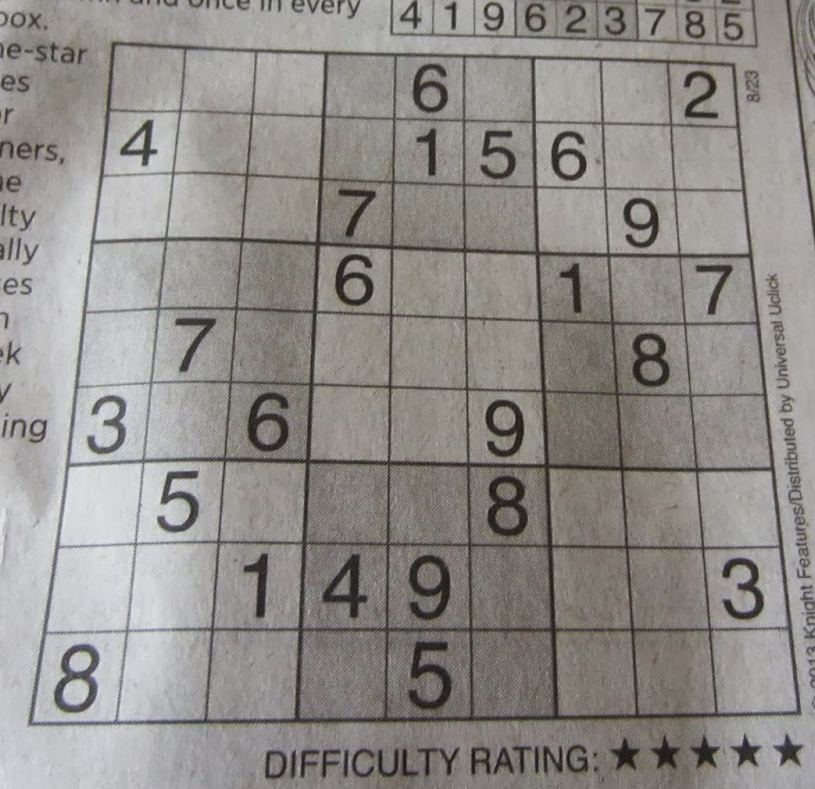
#> input picture images/sudoku.png, 815 x 789 px
$ python ThresholdingArange.py
#> lines starting #> are read from the running program, lines starting #| are printed output that depends on the picture; after the words box and inside, x2 and y2 are one past the last pixel; in counts of white or black regions, pixels touching at a corner belong together
import numpy as np
import cv2
from matplotlib import pyplot as plt

def ShowImgWithMatplotlib(colorImg, title, pos):
    imgRGB=colorImg[:, :, ::-1]
    ax=plt.subplot(3, 3, pos)
    plt.imshow(imgRGB)
    plt.title(title)
    plt.axis('off')

fig=plt.figure(figsize=(9, 9))
plt.suptitle("Thresholding using np.arange() to create the different threshold values", fontsize=14, fontweight='bold')
fig.patch.set_facecolor('silver')

image=cv2.imread('images/sudoku.png')
#> image is the input picture: shape (789, 815, 3); mean B, G, R 136.9, 140.8, 143.8
grayImage=cv2.cvtColor(image, cv2.COLOR_BGR2GRAY)
ShowImgWithMatplotlib(cv2.cvtColor(grayImage, cv2.COLOR_GRAY2BGR), "img", 1)

thresholdValues=np.arange(start=60, stop=140, step=10)
thresholdedImages=[]
for threshold in thresholdValues:
    ret, thresh=cv2.threshold(grayImage, threshold, 255, cv2.THRESH_BINARY)
    thresholdedImages.append(thresh)
#> this loop made 8 passes
#> ret on passes 1 to 8: 60, 70, 80, 90, 100, 110, 120, 130
#> pass 1, `ret, thresh=cv2.threshold(grayImage, threshold, 255, cv2.THRESH_BINARY)`:
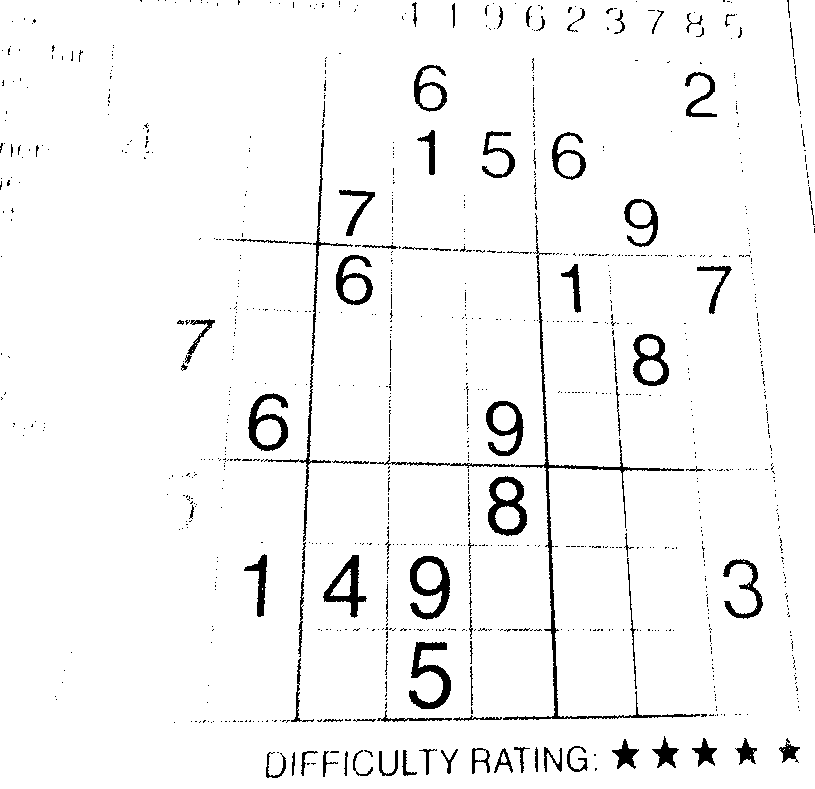
#> thresh: shape (789, 815); 95.9% white; 1037 black regions (941 under 20 px), largest, box (x1, y1, x2, y2) and area: (370, 225, 700, 720) 2880, (409, 642, 451, 709) 1125, (410, 556, 450, 620) 1117
#> pass 2, `ret, thresh=cv2.threshold(grayImage, threshold, 255, cv2.THRESH_BINARY)`:
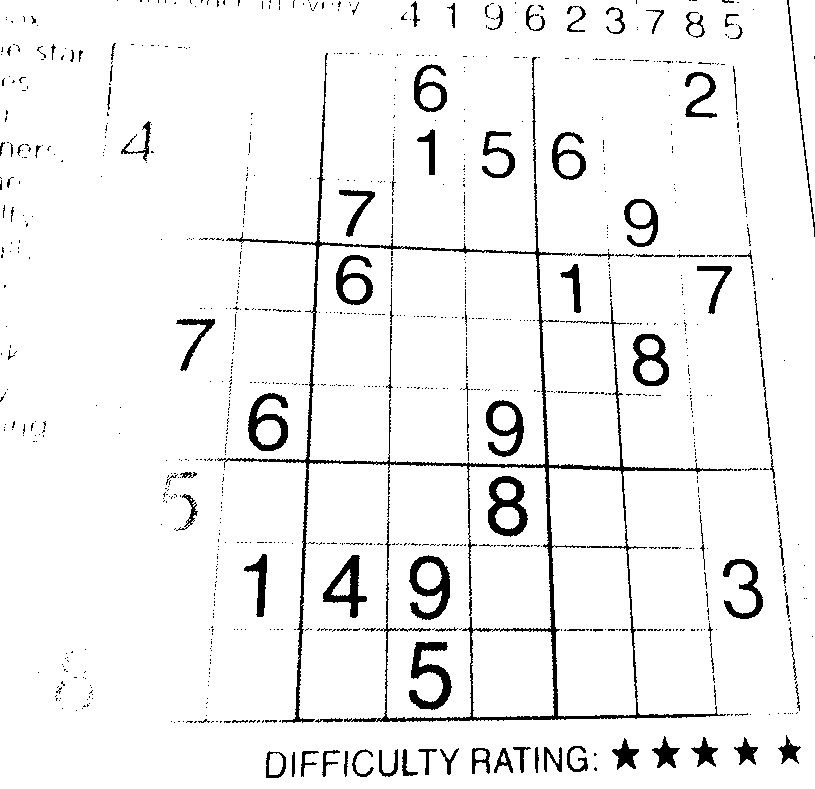
#> thresh: shape (789, 815); 94.4% white; 1033 black regions (909 under 20 px), largest, box (x1, y1, x2, y2) and area: (217, 53, 733, 723) 9962, (409, 642, 452, 710) 1245, (409, 555, 450, 620) 1205
#> pass 3, `ret, thresh=cv2.threshold(grayImage, threshold, 255, cv2.THRESH_BINARY)`:
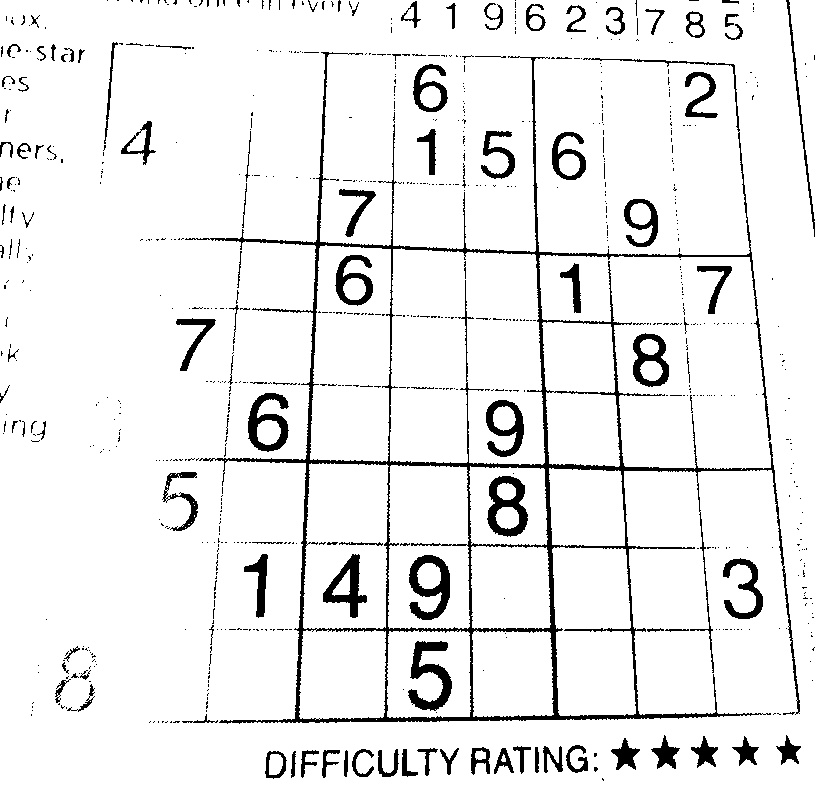
#> thresh: shape (789, 815); 92.7% white; 799 black regions (679 under 20 px), largest, box (x1, y1, x2, y2) and area: (185, 52, 800, 724) 18112, (408, 641, 452, 711) 1366, (409, 555, 450, 620) 1328
#> after the loop, thresholdedImages = 8 items

for index, (thresholdedImage, thresholdValue) in enumerate(zip(thresholdedImages, thresholdValues)):
    ShowImgWithMatplotlib(cv2.cvtColor(thresholdedImage, cv2.COLOR_GRAY2BGR), "threshold = "+str(thresholdValue), index+2)
#> this loop made 8 passes
plt.show()
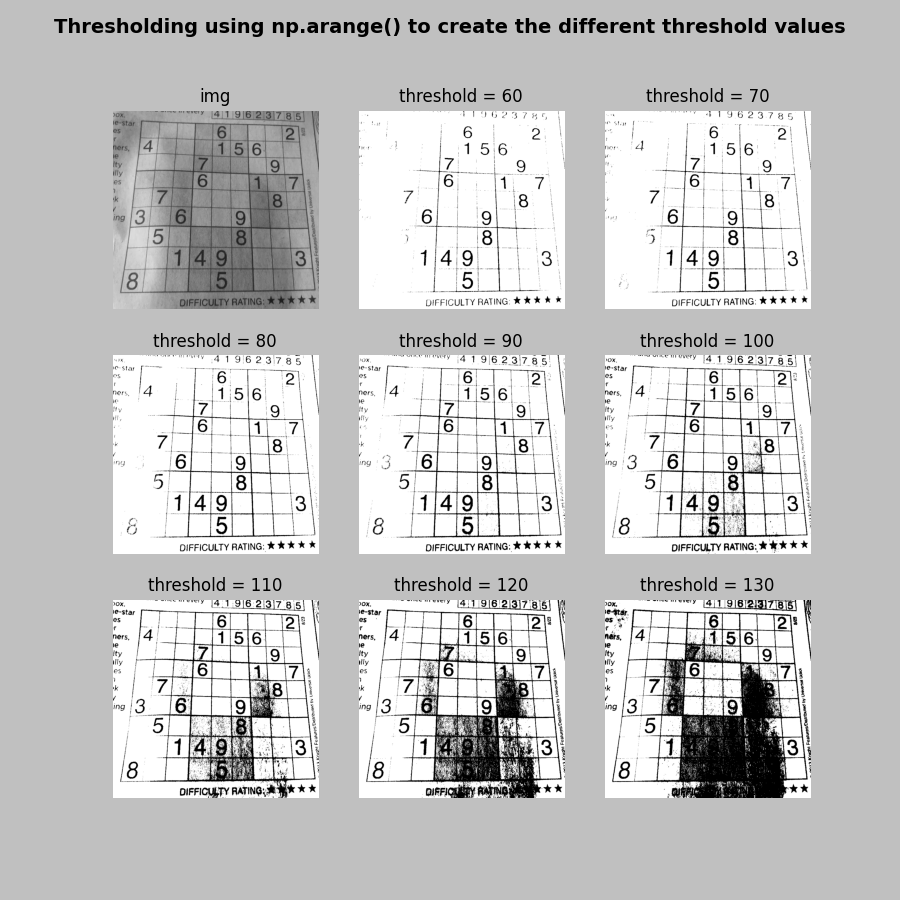
#> figure drawn by matplotlib, 9 panels

$ run again, with images/cat-face.png copied over images/sudoku.png
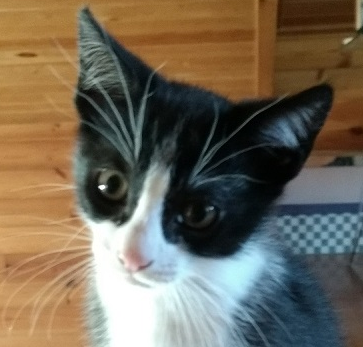
#> input picture images/cat-face.png, 363 x 347 px
#> image is the input picture: shape (347, 363, 3); mean B, G, R 87.1, 104.1, 114.1
#> the loop `for threshold in thresholdValues:` made 8 passes
#> ret on passes 1 to 8: 60, 70, 80, 90, 100, 110, 120, 130
#> pass 1, `ret, thresh=cv2.threshold(grayImage, threshold, 255, cv2.THRESH_BINARY)`:
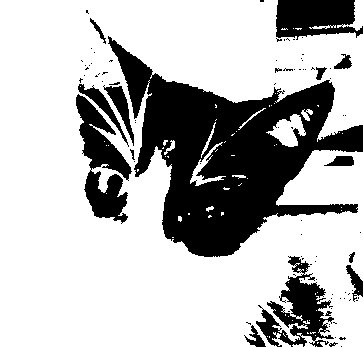
#> thresh: shape (347, 363); 72% white; 90 black regions (74 under 20 px), largest, box (x1, y1, x2, y2) and area: (108, 36, 363, 257) 23839, (76, 94, 132, 224) 3389, (256, 256, 334, 347) 2977
#> pass 3, `ret, thresh=cv2.threshold(grayImage, threshold, 255, cv2.THRESH_BINARY)`:
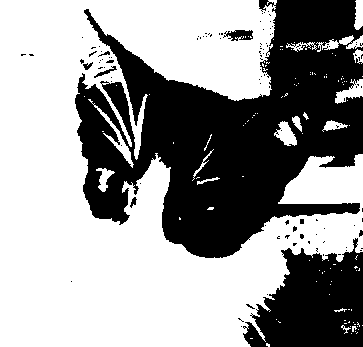
#> thresh: shape (347, 363); 60.2% white; 111 black regions (102 under 20 px), largest, box (x1, y1, x2, y2) and area: (75, 0, 363, 258) 40639, (243, 238, 363, 347) 8740, (223, 30, 253, 41) 212
#> after the loop `for threshold in thresholdValues:`: thresholdedImages = 8 items
#> the loop `for index, (thresholdedImage, thresholdValue) in enumerate(zip(thresho..` made 8 passes

$ run again, with images/cat.png copied over images/sudoku.png
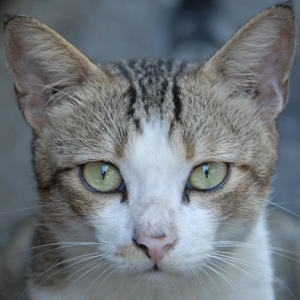
#> input picture images/cat.png, 300 x 300 px
#> image is the input picture: shape (300, 300, 3); mean B, G, R 123, 118.5, 112.1
#> the loop `for threshold in thresholdValues:` made 8 passes
#> ret on passes 1 to 8: 60, 70, 80, 90, 100, 110, 120, 130
#> pass 1, `ret, thresh=cv2.threshold(grayImage, threshold, 255, cv2.THRESH_BINARY)`:
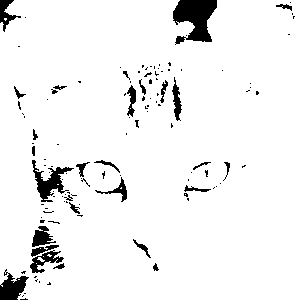
#> thresh: shape (300, 300); 94.3% white; 121 black regions (93 under 20 px), largest, box (x1, y1, x2, y2) and area: (173, 0, 217, 45) 1244, (32, 160, 74, 202) 628, (0, 269, 29, 300) 505
#> pass 3, `ret, thresh=cv2.threshold(grayImage, threshold, 255, cv2.THRESH_BINARY)`:
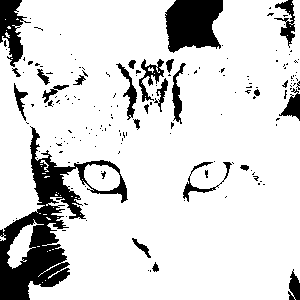
#> thresh: shape (300, 300); 85% white; 172 black regions (146 under 20 px), largest, box (x1, y1, x2, y2) and area: (0, 126, 128, 300) 6201, (165, 0, 223, 53) 2374, (0, 0, 31, 67) 1022
#> after the loop `for threshold in thresholdValues:`: thresholdedImages = 8 items
#> the loop `for index, (thresholdedImage, thresholdValue) in enumerate(zip(thresho..` made 8 passes

$ run again, with images/leaf-noise.png copied over images/sudoku.png
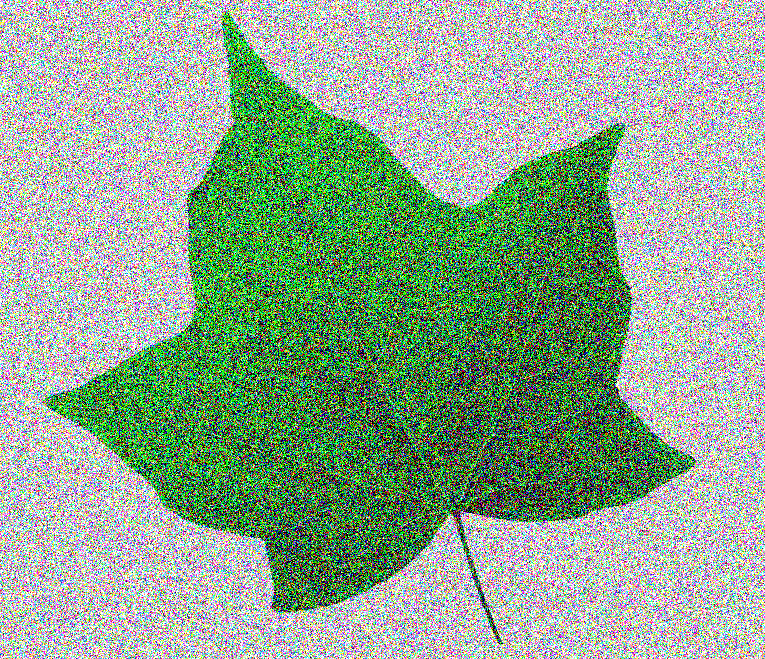
#> input picture images/leaf-noise.png, 765 x 659 px
#> image is the input picture: shape (659, 765, 3); mean B, G, R 143.7, 166.8, 143.8
#> the loop `for threshold in thresholdValues:` made 8 passes
#> ret on passes 1 to 8: 60, 70, 80, 90, 100, 110, 120, 130
#> pass 1, `ret, thresh=cv2.threshold(grayImage, threshold, 255, cv2.THRESH_BINARY)`:
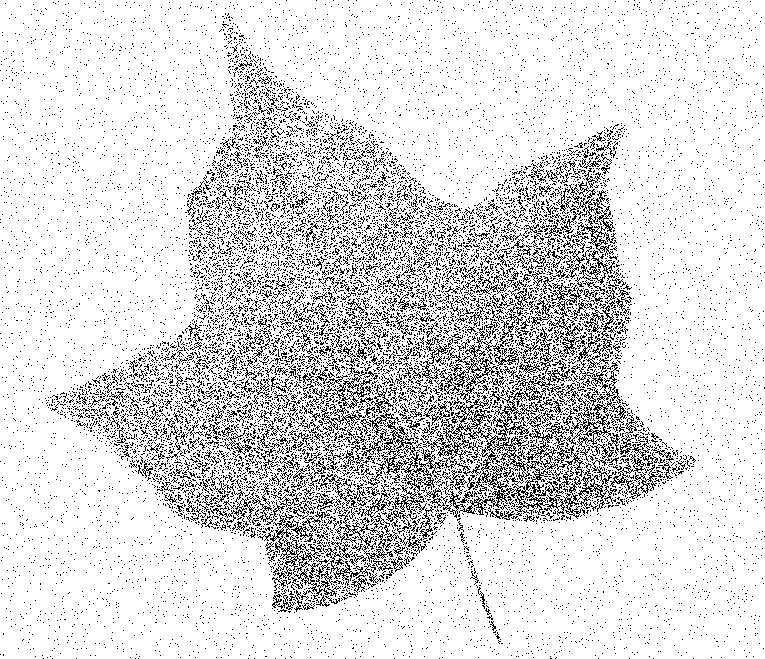
#> thresh: shape (659, 765); 86.5% white; black in thin lines or dots
#> pass 3, `ret, thresh=cv2.threshold(grayImage, threshold, 255, cv2.THRESH_BINARY)`:
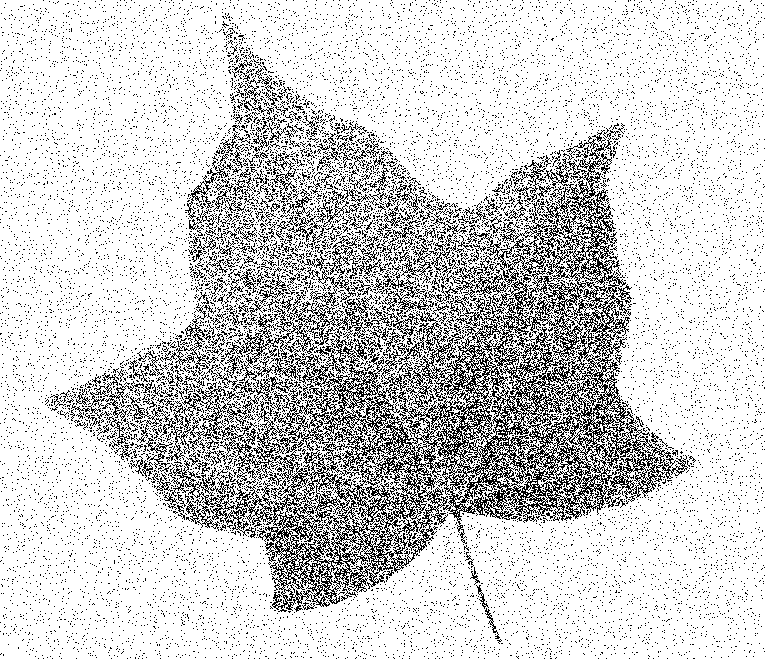
#> thresh: shape (659, 765); 81.6% white; black in thin lines or dots
#> after the loop `for threshold in thresholdValues:`: thresholdedImages = 8 items
#> the loop `for index, (thresholdedImage, thresholdValue) in enumerate(zip(thresho..` made 8 passes
